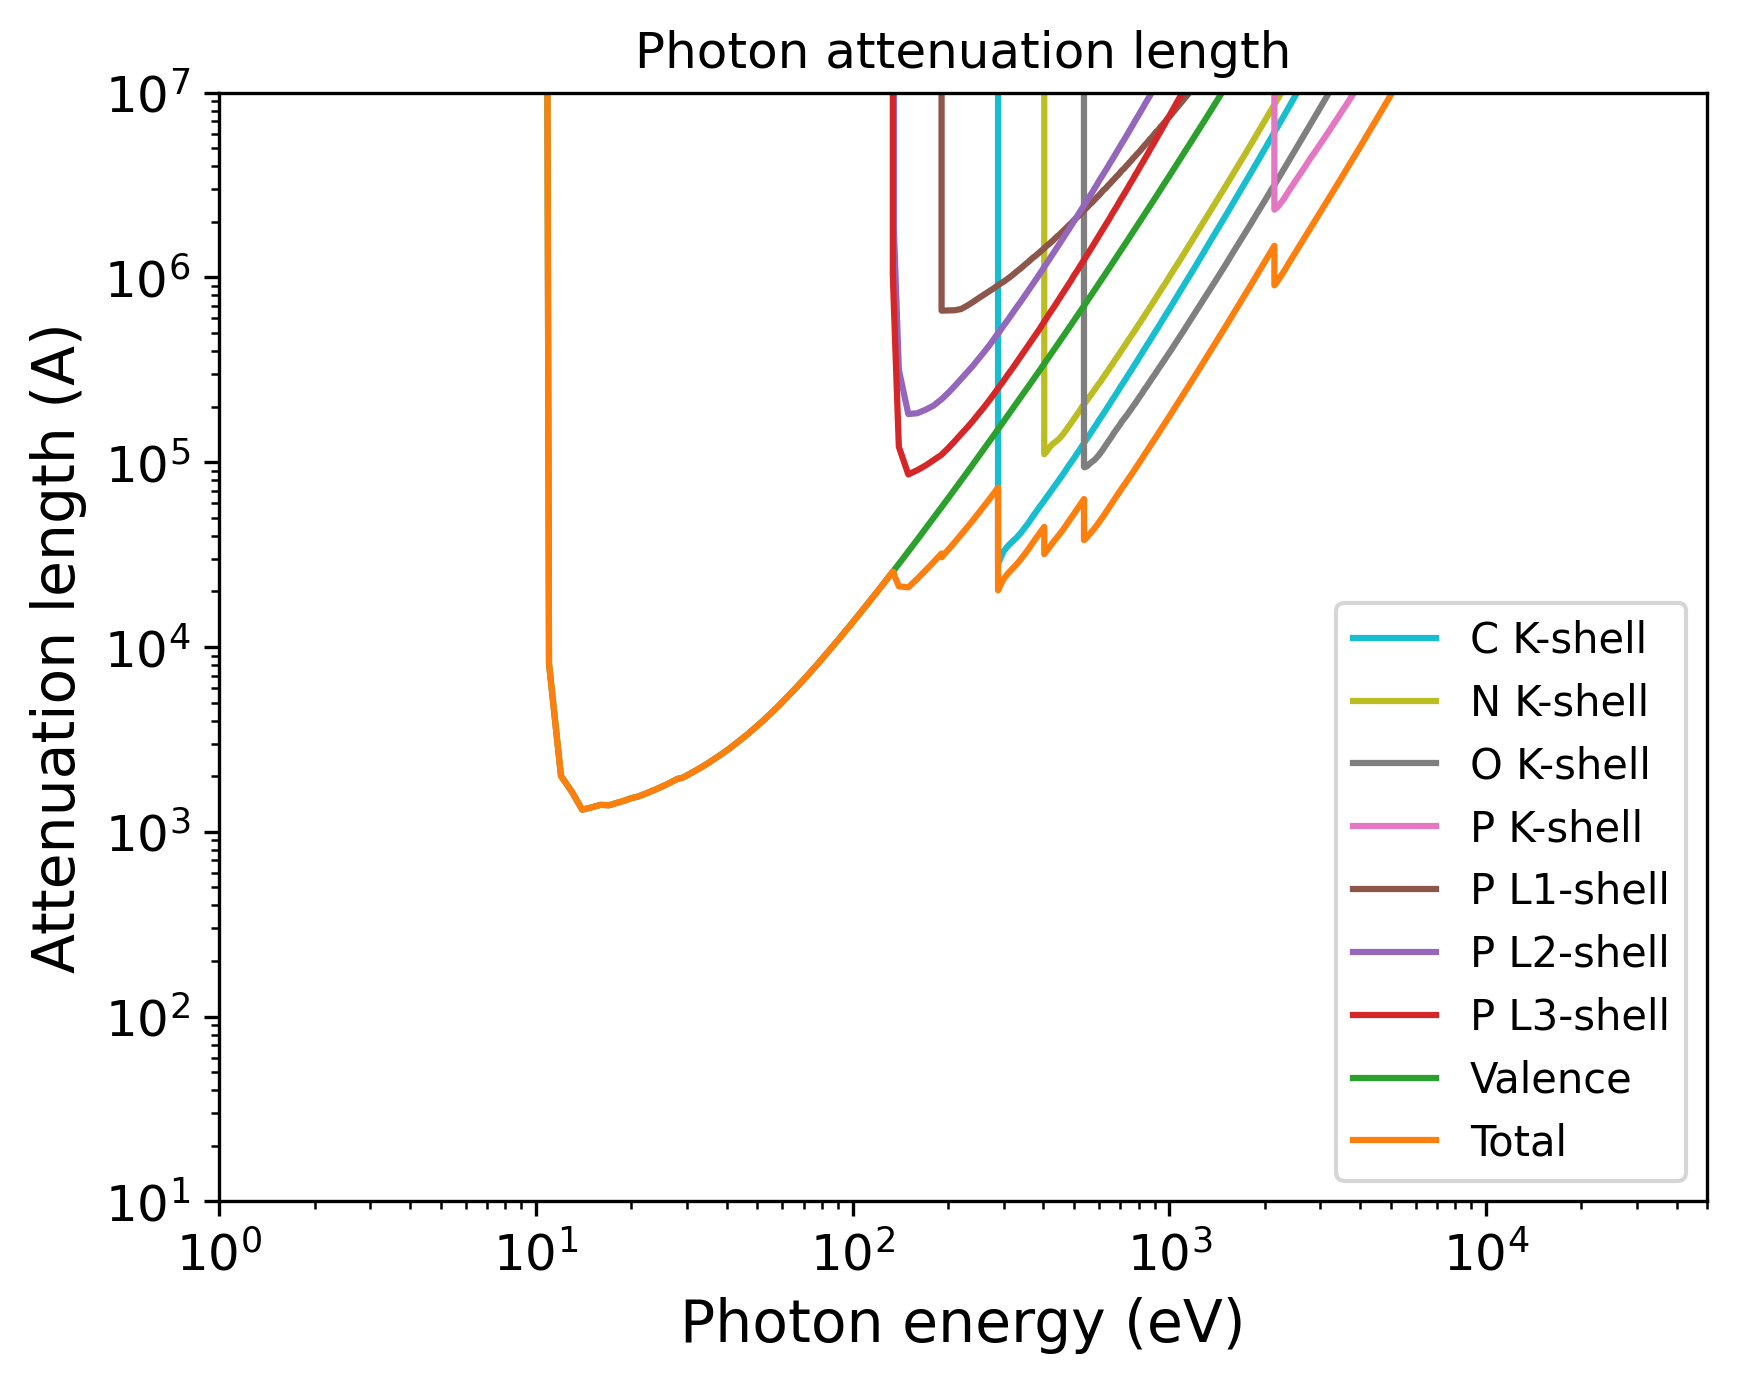

Here is the Python script that generated this plot:
import pandas as pd
import numpy as np
import matplotlib.pyplot as plt
import matplotlib.cm as cm
# Set the format:
plt.xlabel("Photon energy (eV)", fontsize=14)
plt.ylabel("Attenuation length (A)", fontsize=14)
plt.xticks(fontsize=12)
plt.yticks(fontsize=12)
plt.grid(False)
# Set the axes:
# Read the output file:
df = pd.read_csv(r"OUTPUT_DNA_Photon_IMFP.dat", sep=r'\s+', header=None, comment="#", skipinitialspace=True)
plt.xscale("log")
plt.yscale("log")
# Prepare the plot:
columns_to_plot = [ 1, 2, 3, 4, 5, 6, 7, 8, 9]
labels = [ "C K-shell", "N K-shell", "O K-shell", "P K-shell", "P L1-shell", "P L2-shell", "P L3-shell", "Valence", "Total"]
# Create N distinct colors from a colormap
N = len(columns_to_plot)
colors = plt.cm.tab10(np.linspace(1, 0, 10))
# Set line styles:
linestyles = [ "-", "-", "-", "-", "-", "-", "-", "-", "-"]
for i, col in enumerate(columns_to_plot):
    color = colors[i % len(colors)]
    ls    = linestyles[i % len(linestyles)]
    label = labels[i % len(labels)]
    plt.plot(df.iloc[:, 0], df.iloc[:, col],
    color=color,
    label=label,
    linestyle=ls)
plt.xlim(1.00000000,50000.00000000)
plt.ylim(10.00000000,10000000.00000000)
plt.title("Photon attenuation length")
plt.legend(loc="best", fontsize=10)
# Save the plot in this format:
plt.savefig("OUTPUT_MFP_photon.png", dpi=300, bbox_inches="tight")
